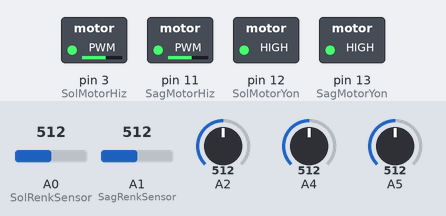
The sketch below on a simulated Arduino Uno, built with avr-gcc and run on an emulated ATmega328P. On the bench: switched loads named in the sketch (green lamp = pin HIGH). The inputs (shaded band) are chosen by the test bench; at power-on: A0 (SolRenkSensor) = 512, A1 (SagRenkSensor) = 512, A2 = 512, A4 = 512, A5 = 512.

Above: at 1.2 s.
1.3 s: A0 (SolRenkSensor) set to 227
2.8 s: A0 (SolRenkSensor) set to 208
At 3.2 s:
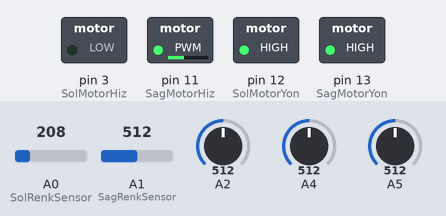
4.3 s: A0 (SolRenkSensor) set to 230
At 5.5 s:
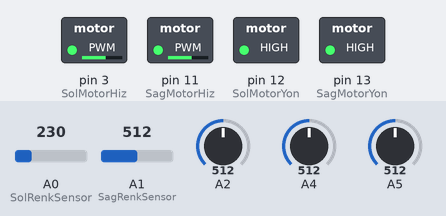
5.8 s: A0 (SolRenkSensor) set to 210
At 6.8 s:
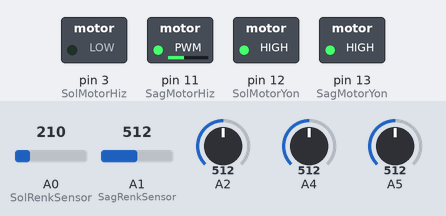
Timing chart, 0 to 8.3 s (numbered marks = the images above; inputs shaded):
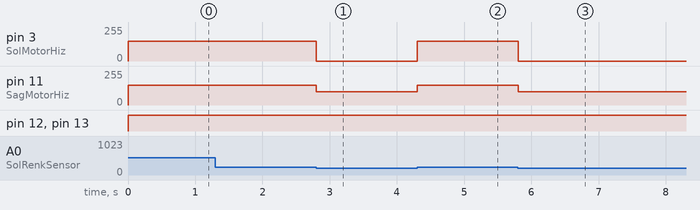

The sketch:

cizgikodu.ino
```cpp
// Kullanılacak sensörlerin pin tanımlamaları
#define SolRenkSensor A0
#define SagRenkSensor A1

#define SolMotorHiz 3
#define SolMotorYon 12

#define SagMotorHiz 11
#define SagMotorYon 13

int sol_renk;
int sag_renk;


// zemin bitleri değiştirelebilir
void setup(){

  pinMode(SolRenkSensor,INPUT);
  pinMode(SagRenkSensor,INPUT);

  pinMode(SolMotorHiz,OUTPUT);
  pinMode(SolMotorYon,OUTPUT);

  pinMode(SagMotorHiz,OUTPUT);
  pinMode(SagMotorYon,OUTPUT);

  Serial.begin(9600);


}

void loop(){

    sol_renk = analogRead(SolRenkSensor);
    sag_renk = analogRead(SagRenkSensor);

    if(analogRead(sol_renk) >= 220  && analogRead(sag_renk  )>= 220 ){ // İki sensörde beyaz renki zemin okuyor ileri yönde ++

          analogWrite(SolMotorHiz,150);
          digitalWrite(SolMotorYon,HIGH);
          analogWrite(SagMotorHiz,150);
          digitalWrite(SagMotorYon,HIGH);

      }
    else if(analogRead(sol_renk)<=220  && analogRead(sag_renk  )>= 220 ){// Sol sensör Siyay renki çizgiyi okursa eğer saga dön

          analogWrite(SolMotorHiz,100);
          digitalWrite(SolMotorYon,HIGH);
          analogWrite(SagMotorHiz,0);
          digitalWrite(SagMotorYon,HIGH);
      }
    else if(analogRead(sol_renk)>= 220&& analogRead(sag_renk  )<=220 ){// Sag sensör Siyah renki çizgiyi okursa eğer sola dön

          analogWrite(SolMotorHiz,0);
          digitalWrite(SolMotorYon,HIGH);
          analogWrite(SagMotorHiz,100);
          digitalWrite(SagMotorYon,HIGH);
      }


}
```

Measured:
- the behaviour switches between 220 and 219 on A0 (SolRenkSensor) (found by bisection; images 0 and 1)
- after the input at 1.3 s, every drawn part: stays the same
- after the input at 2.8 s, pin 3 (SolMotorHiz): 150/255 → 0/255 at once; pin 11 (SagMotorHiz): 150/255 → 100/255 at once
- after the input at 4.3 s, pin 3 (SolMotorHiz): 0/255 → 150/255 at once; pin 11 (SagMotorHiz): 100/255 → 150/255 at once
- after the input at 5.8 s, pin 3 (SolMotorHiz): 150/255 → 0/255 at once; pin 11 (SagMotorHiz): 150/255 → 100/255 at once
